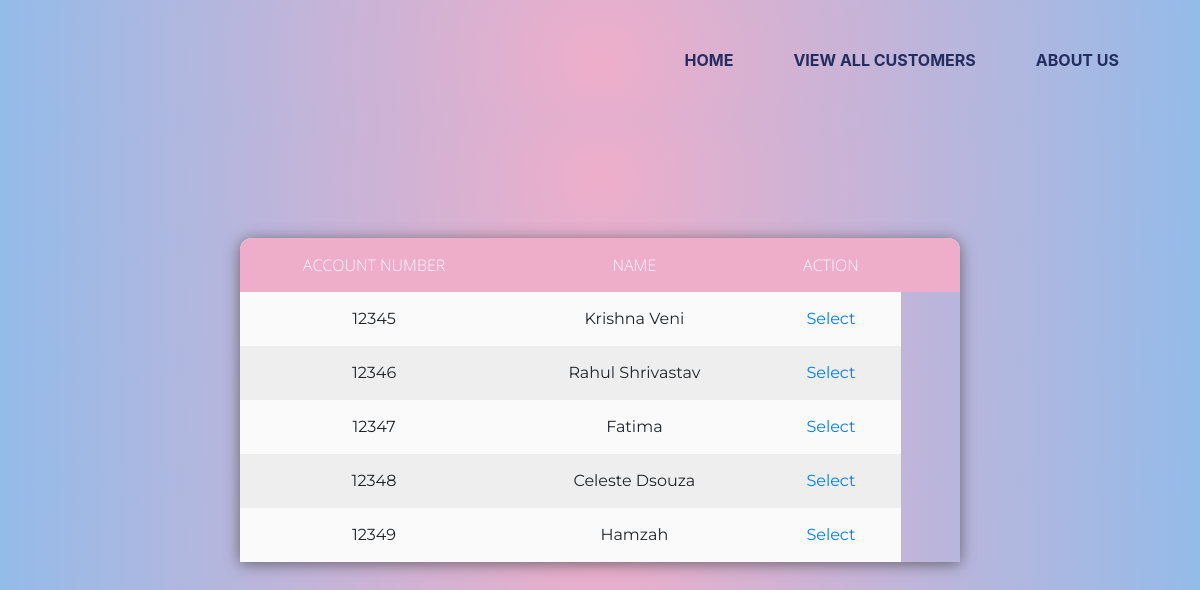
/transfer.php, run on the app's committed database.
### tables this page shows
CREATE TABLE `customers` (
  `id` int(100) NOT NULL,
  `Name` varchar(100) NOT NULL,
  `Pin` int(100) NOT NULL,
  `Balance` int(100) NOT NULL
);

### transfer.php (the view, shortened to what this page needs)
<!DOCTYPE html>
<html>
<head>
<link rel="stylesheet" href="https://maxcdn.bootstrapcdn.com/bootstrap/4.0.0/css/bootstrap.min.css">
    <link rel="stylesheet" href="https://cdnjs.cloudflare.com/ajax/libs/font-awesome/5.15.1/css/all.min.css">
</head>
<body>
<div class="container">
        <div class="navbar">
            <nav>
                <ul>
                    <li> <a href="aboutus.html"><b> ABOUT US</b></a></li>
                    <li> <a href="table.php"><b>VIEW ALL CUSTOMERS</b></a></li>
                    <li> <a href="view.html"><b>HOME</b></a></li>
                </ul>
            </nav>
        </div>
</div>
<table class="demo">
<thead>
 <tr>
 <th>Account Number</th>
 <th>Name</th>
 <th> Action <th>
 </tr>
</thead>
<tbody>
<?php
include 'connection.php';
$id = $_GET['id'];
$query=mysqli_query($con,"select * from customers where id!='$id' ");
while($row=mysqli_fetch_array($query))
{
?>
    <tr>
        <td><?php echo $row['id'];?></td>
        <td><?php echo $row['Name'];?></td>
        <td><a href="afterclickingtransfer.php?rid=<?php  echo $row['id']; ?>&id=<?php echo $id ?>">Select</a></td>
    </tr>
<?php
}
?>
</tbody>
</table>
</body>
</html>

### data on the page
customers: id "12345", Name "Krishna Veni"
customers: id "12346", Name "Rahul Shrivastav"
customers: id "12347", Name "Fatima"
customers: id "12348", Name "Celeste Dsouza"
customers: id "12349", Name "Hamzah"
